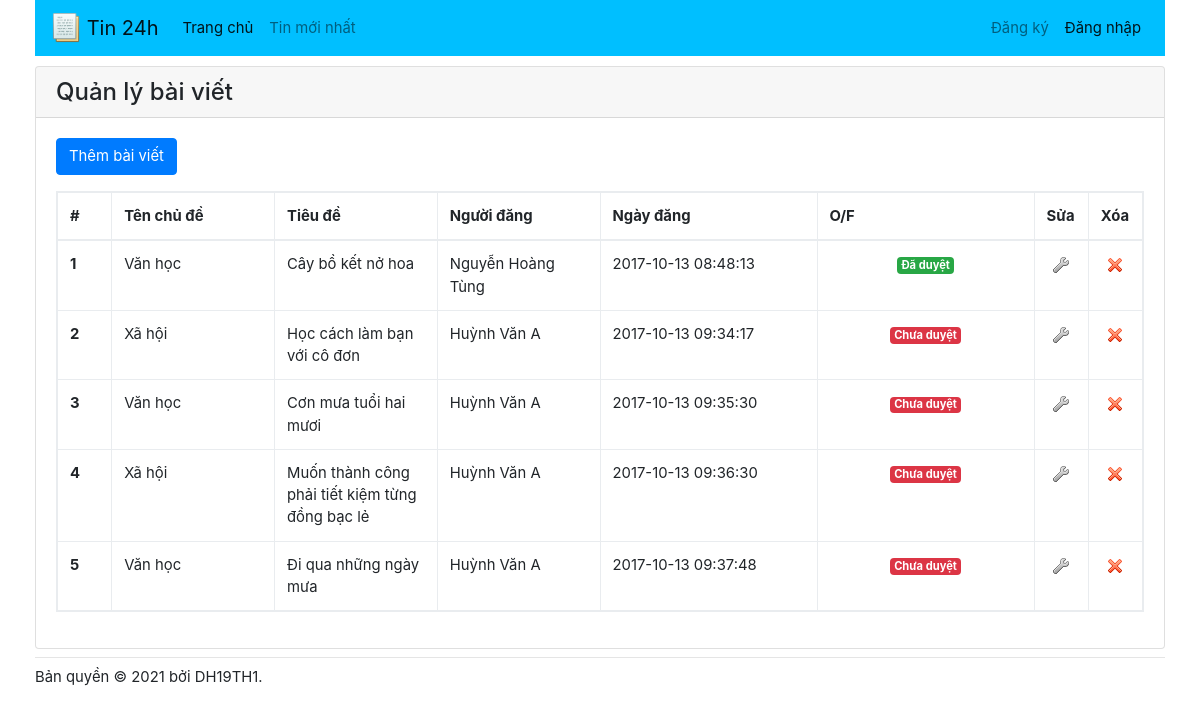
The app's page /baiviet.php with its own data.
### tables this page shows
CREATE TABLE IF NOT EXISTS `tbl_baiviet` (
  `ID` int(10) NOT NULL AUTO_INCREMENT,
  `MaChuDe` int(10) NOT NULL,
  `MaNguoiDung` int(10) NOT NULL,
  `TieuDe` varchar(255) NOT NULL,
  `TomTat` text NOT NULL,
  `NoiDung` text NOT NULL,
  `NgayDang` datetime NOT NULL,
  `LuotXem` int(10) NOT NULL,
  `KiemDuyet` tinyint(1) NOT NULL,
  PRIMARY KEY (`ID`),
  KEY `MaChuDe` (`MaChuDe`),
  KEY `MaNguoiDung` (`MaNguoiDung`)
);

CREATE TABLE IF NOT EXISTS `tbl_chude` (
  `ID` int(10) NOT NULL AUTO_INCREMENT,
  `TenChuDe` varchar(100) NOT NULL,
  PRIMARY KEY (`ID`),
  UNIQUE KEY `TenChuDe` (`TenChuDe`)
);

CREATE TABLE IF NOT EXISTS `tbl_nguoidung` (
  `ID` int(10) NOT NULL AUTO_INCREMENT,
  `HoVaTen` varchar(50) NOT NULL,
  `TenDangNhap` varchar(50) NOT NULL,
  `MatKhau` varchar(100) NOT NULL,
  `QuyenHan` tinyint(1) NOT NULL,
  `Khoa` tinyint(1) NOT NULL,
  PRIMARY KEY (`ID`),
  UNIQUE KEY `TenDangNhap` (`TenDangNhap`)
);

### baiviet.php (the view, shortened to what this page needs)
<?php
	require_once "config.php";
	$sql = "SELECT b.* , c.TenChuDe, n.HoVaTen
			FROM tbl_baiviet b, tbl_chude c, tbl_nguoidung n
			WHERE b.MaChuDe = c.ID AND b.MaNguoiDung= n.ID" ;
	$danhsach = mysqli_query($link, $sql);
?>
<!DOCTYPE html>
<html lang="en">
	<?php include "header.php"; ?>
	<body>
		<div class="container">
			<?php include_once "navbar.php"; ?>
			<div class="card">
				<h4 class="card-header">Quản lý bài viết</h4>
				<div class="card-body">
					<p><a class="btn btn-primary" href="baiviet_them.php" role="button">Thêm bài viết</a></p>
					<table class="table table-bordered table-hover table-responsive">
						<thead>
							<tr>
								<th width="5%">#</th>
								<th width="15%">Tên chủ đề</th>
								<th width="15%">Tiêu đề</th>
								<th width="15%">Người đăng</th>
								<th width="20%">Ngày đăng</th>
								<th width="20%">O/F</th>
								<th width="5%">Sửa</th>
								<th width="5%">Xóa</th>
							</tr>
						</thead>
						<tbody>
							<?php
								while($dong = mysqli_fetch_array($danhsach))
								{
									echo "<tr>";
										echo "<th>{$dong['ID']}</th>";
										echo "<td>{$dong['TenChuDe']}</td>";
										echo "<td>{$dong['TieuDe']}</td>";
										echo "<td>{$dong['HoVaTen']}</td>";
										echo "<td>{$dong['NgayDang']}</td>";
										echo "<td class='text-center'>";
												if ($dong['KiemDuyet']==1)
													echo "<a href='baiviet_duyet.php?id={$dong['ID']}&duyet=0' class='badge badge-success'>Đã duyệt</a>";
												else
													echo "<a href='baiviet_duyet.php?id={$dong['ID']}&duyet=1' class='badge badge-danger'>Chưa duyệt</a>";
										echo "</td>";
										echo "<td class='text-center'><a href='baiviet_sua.php?id={$dong['ID']}'><img src='images/edit.png' /></a></td>";
										echo "<td class='text-center'><a onclick='return confirm(\"Bạn có muốn xóa chủ đề {$dong['TieuDe']} không?\");' href='baiviet_xoa.php?id={$dong['ID']}'><img src='images/delete.png' /></a></td>";
									echo "</tr>";
								}
							?>
						</tbody>
					</table>
				</div>
			</div>
			<?php include "footer.php"; ?>
		</div>
	</body>
</html>

### header.php (shortened to what this page needs)
<head>
		<link rel="stylesheet" href="https://cdn.jsdelivr.net/npm/bootstrap@4.6.0/dist/css/bootstrap.min.css" />
		<link rel="stylesheet" href="https://cdn.datatables.net/1.10.24/css/dataTables.bootstrap4.min.css" />
		<link rel="stylesheet" href="css/bootstrap.min.css" />
		<link rel="stylesheet" href="css/bootstrap-custom.css" />
</head>

### navbar.php (shortened to what this page needs)
<nav class="navbar navbar-expand-lg navbar-light" style="background-color:#00bfff;">
	<a class="navbar-brand" href="index.php">
		<img src="images/inews.png" width="30" height="30" class="d-inline-block align-top" alt="" />
		Tin 24h
	</a>
	<div class="collapse navbar-collapse" id="navbarSupportedContent">
			<?php
				if(!isset($_SESSION['ID']))
				{
			?>
					<ul class="navbar-nav mr-auto">
						<li class="nav-item active"><a class="nav-link" href="index.php"><i class="fa fa-info-circle"></i> Trang chủ</a></li>
						<li class="nav-item"><a class="nav-link" href="baiviet_moinhat.php">Tin mới nhất</a></li>
					</ul>
					<ul class="navbar-nav ml-auto">
					<li class="nav-item"><a class="nav-link" href="dangky.php">Đăng ký</a></li>
						<li class="nav-item active">
							<a class="nav-link" href="dangnhap.php">
								<i class="fad fa-sign-in-alt"></i> Đăng nhập
							</a>
						</li>
					</ul>
			<?php
				}
			?>
</nav>

### footer.php
<hr />
	<footer>Bản quyền &copy; <?php echo date("Y") ?> bởi DH19TH1.</footer>

### records on screen
tbl_baiviet: ID "1", tbl_chude.TenChuDe "Văn học", TieuDe "Cây bồ kết nở hoa", tbl_nguoidung.HoVaTen "Nguyễn Hoàng Tùng", NgayDang "2017-10-13 08:48:13"
tbl_baiviet: ID "2", tbl_chude.TenChuDe "Xã hội", TieuDe "Học cách làm bạn với cô đơn", tbl_nguoidung.HoVaTen "Huỳnh Văn A", NgayDang "2017-10-13 09:34:17"
tbl_baiviet: ID "3", tbl_chude.TenChuDe "Văn học", TieuDe "Cơn mưa tuổi hai mươi", tbl_nguoidung.HoVaTen "Huỳnh Văn A", NgayDang "2017-10-13 09:35:30"
tbl_baiviet: ID "4", tbl_chude.TenChuDe "Xã hội", TieuDe "Muốn thành công phải tiết kiệm từng đồng bạc lẻ", tbl_nguoidung.HoVaTen "Huỳnh Văn A", NgayDang "2017-10-13 09:36:30"
tbl_baiviet: ID "5", tbl_chude.TenChuDe "Văn học", TieuDe "Đi qua những ngày mưa", tbl_nguoidung.HoVaTen "Huỳnh Văn A", NgayDang "2017-10-13 09:37:48"
